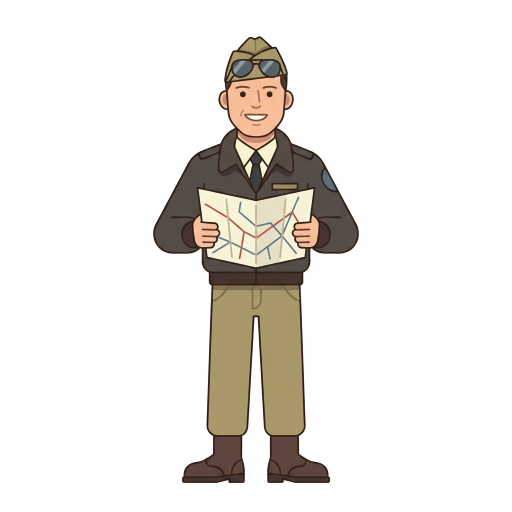
#> input picture infogen/anchors/flat_vector.png, 1024 x 1024 px (shown at 1/2 size)
$ python -i cutout.py   (imports and definitions only)
#> lines starting #> are read from the running program, lines starting #| are printed output that depends on the picture; after the words box and inside, x2 and y2 are one past the last pixel; in counts of white or black regions, pixels touching at a corner belong together
"""Cut a character out of its plain background, for the cast layer of illustration scenes and for thumbnails.
python3 -m infogen cutout <asset id or path> [...] [--out-dir assets/cutouts] [--tol 60]

Characters are generated on a plain white background (see style.py). On a plain non-green background only the region
connected to the border is removed, so a white shirt inside the character's outline survives. A flat pure-green
background (older runs) is chroma-keyed instead: every pixel close to the key colour goes, wherever it is, and green
fringe is suppressed. Either way the edge is feathered by a pixel.
Writes <out-dir>/<id>.png (RGBA, cropped to the character). Look at the result (sheet) before using it."""
import os, sys
import numpy as np
from PIL import Image, ImageDraw, ImageFilter
from .common import ASSETS, find_asset, mkdirs

def cut(src, out, tol=60):
#> called with src = 'anchors/flat_vector.png', out = 'out.png', tol = 60
    im = Image.open(src).convert("RGB"); a = np.asarray(im).astype(np.int16)
#> in cut, im is the input picture: PIL image 1024x1024 RGB; mean R, G, B 235.4, 232.4, 228.5
    h, w, _ = a.shape
#> h = 1024; w = 1024
    border = np.concatenate([a[0], a[-1], a[:, 0], a[:, -1]])
    key = np.median(border, axis=0)
#> key = [255, 255, 255]
    green = key[1] > 150 and key[0] < 140 and key[2] < 140
#> green = False
    dist = np.sqrt(((a - key) ** 2).sum(axis=2))
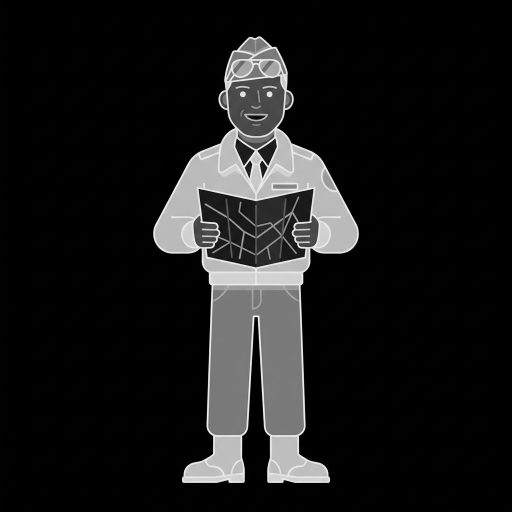
#> dist: shape (1024, 1024) float64 (shown at 1/2 size); min 0, max 420.1, mean 40.5; drawn with min black and max white
    if green:
        # chroma key: green dominance, not just distance, so shaded green is caught too
        r, g, b = a[..., 0], a[..., 1], a[..., 2]
        bg = (dist < tol * 1.6) | ((g - np.maximum(r, b)) > 70)
    else:
        work = im.copy(); seeds = [(x, y) for x in range(0, w, 32) for y in (0, h - 1)] + [(x, y) for y in range(0, h, 32) for x in (0, w - 1)]
        for s in seeds:
            if dist[s[1], s[0]] < tol and work.getpixel(s) != (1, 2, 3): ImageDraw.floodfill(work, s, (1, 2, 3), thresh=tol)
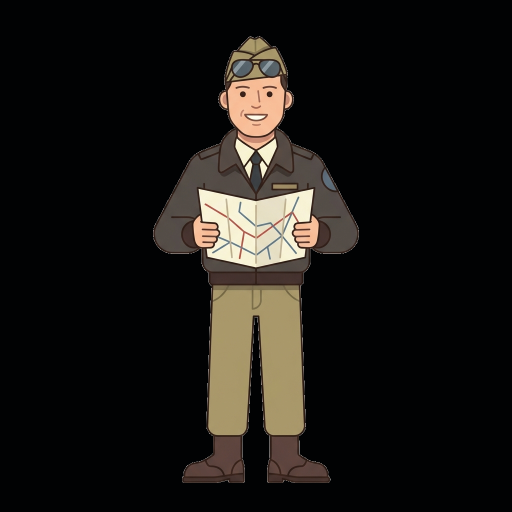
#> work: PIL image 1024x1024 RGB (shown at 1/2 size); mean R, G, B 25, 22.9, 19.8
        bg = np.all(np.asarray(work) == (1, 2, 3), axis=2)
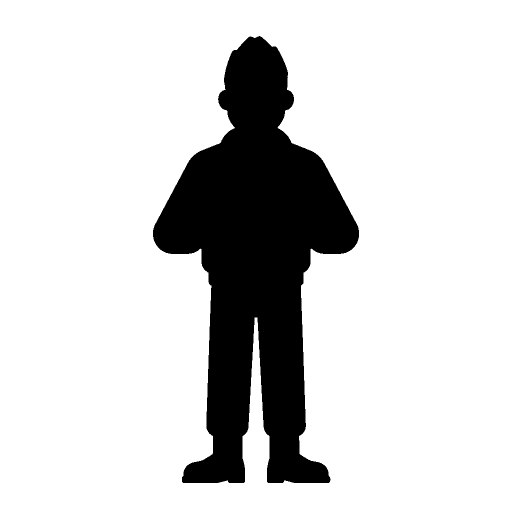
#> bg: shape (1024, 1024) bool (shown at 1/2 size); 82.9% white; 1 black region, box (x1, y1, x2, y2) and area: (306, 72, 718, 966) 179765
    alpha = Image.fromarray(np.where(bg, 0, 255).astype(np.uint8)).filter(ImageFilter.MinFilter(3)).filter(ImageFilter.GaussianBlur(0.8))
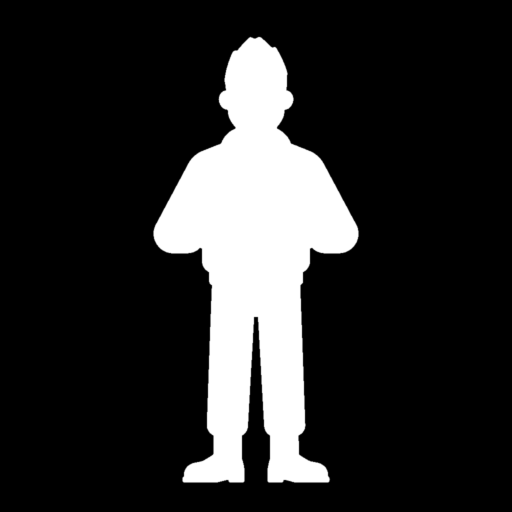
#> alpha: PIL image 1024x1024 L (shown at 1/2 size); min 0, max 255, mean 42.8
    rgb = a.copy()
    if green:   # despill: no channel-green brighter than the other two
        mx = np.maximum(rgb[..., 0], rgb[..., 2]); rgb[..., 1] = np.minimum(rgb[..., 1], mx + 10)
    res = Image.fromarray(np.clip(rgb, 0, 255).astype(np.uint8)).convert("RGBA"); res.putalpha(alpha)
    box = res.getbbox()
#> box = (305, 72, 719, 967)
    if not box: sys.exit(f"cutout: nothing left of {src} (is the whole image one colour?)")
    m = 8; box = (max(box[0] - m, 0), max(box[1] - m, 0), min(box[2] + m, w), min(box[3] + m, h))
#> after `box = (max(box[0] - m, 0), max(box[1] - m, 0), min(box[2] + m, w), min`: box = (297, 64, 727, 975)
    res = res.crop(box); res.save(out)
#> after `res = res.crop(box)`:
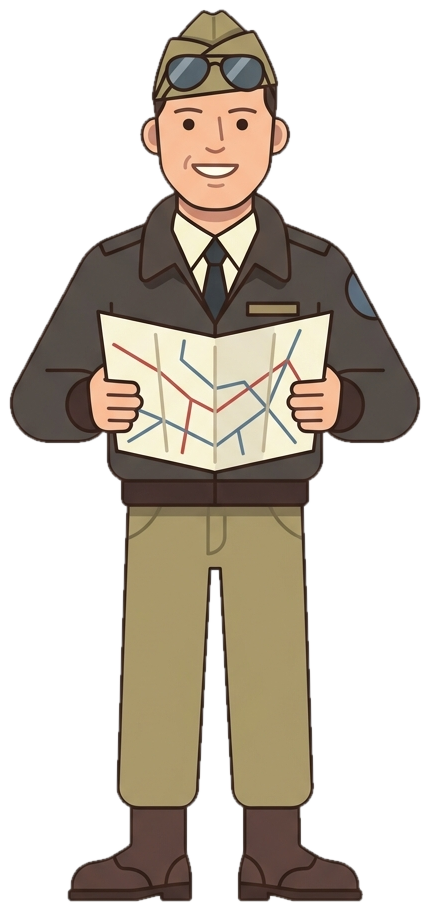
#> res: PIL image 430x911 RGBA; mean R, G, B, A 202.7, 194.7, 184.2, 114.5; transparent parts drawn white
    kept = 1 - bg.mean()
#> kept = 0.171
    return out, kept

def main(cmd, argv):
    if not argv: sys.exit(__doc__)
    od = argv[argv.index("--out-dir") + 1] if "--out-dir" in argv else f"{ASSETS}/cutouts"
    tol = int(argv[argv.index("--tol") + 1]) if "--tol" in argv else 60
    names = [a for i, a in enumerate(argv) if not a.startswith("--") and (i == 0 or argv[i - 1] not in ("--out-dir", "--tol"))]
    mkdirs(od); bad = 0
    for n in names:
        src = find_asset(n, ("png", "jpg", "jpeg", "webp"))
        if src and src.startswith(f"{ASSETS}/cutouts"): src = f"{ASSETS}/{os.path.basename(src)}"
        if not src or not os.path.exists(src): print("missing", n); bad += 1; continue
        out, kept = cut(src, f"{od}/{os.path.splitext(os.path.basename(src))[0]}.png", tol)
        warn = "  (check it: very little or almost everything was removed)" if kept < 0.05 or kept > 0.9 else ""
        print(out, f"kept {kept:.0%}{warn}")
    if bad: sys.exit(1)

>>> result = cut('anchors/flat_vector.png', 'out.png')
#> result = ('out.png', 0.171)
